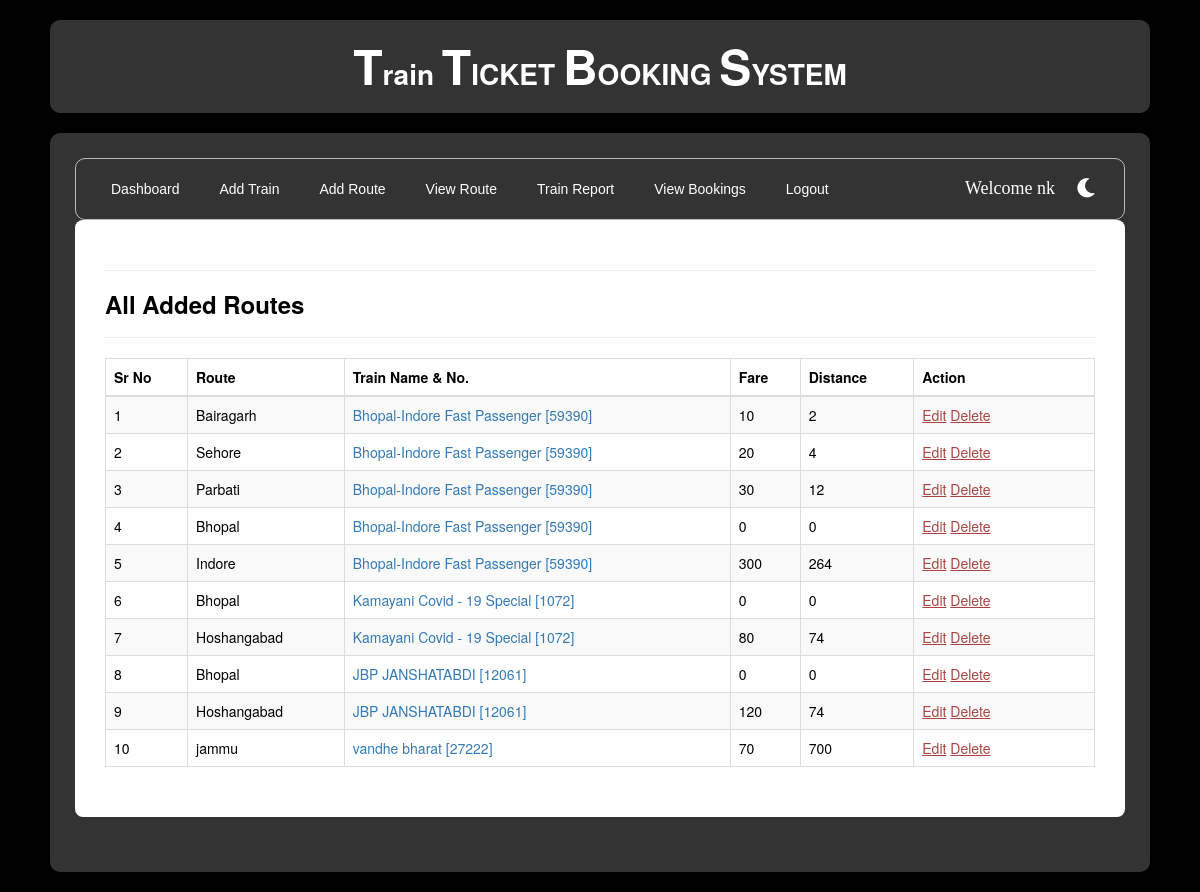
The page /availableroute/ (signed in) on the database its author committed.
### railway/models.py (models this page shows, shortened)
class Add_route(models.Model):
    train = models.ForeignKey(Add_Train,on_delete=models.CASCADE,null=True)
    route = models.CharField(max_length=100,null=True)
    distance=models.IntegerField(null=True)
    fare=models.IntegerField(null=True)

class Add_Train(models.Model):
    trainname = models.CharField(max_length=30,null=True)
    train_no = models.IntegerField(null=True)
    from_city = models.CharField(max_length=30,null=True)
    to_city = models.CharField(max_length=30,null=True)
    departuretime=models.CharField(max_length=30,null=True)
    arrivaltime=models.CharField(max_length=30,null=True)
    trevaltime=models.CharField(max_length=100,null=True)
    distance=models.IntegerField(null=True)
    img=models.FileField(null=True)

### railway/views.py (the view)
# urls.py: path('availableroute/', displayroute, name="availableroute"),
def displayroute(request):
    if not request.user.is_authenticated:
        return redirect('login')
    data = Add_route.objects.all()
    data2 = Add_Train.objects.all()
    d = {'data':data,'data2':data2}
    return render(request,"availableroute.html",d)

### railway/templates/availableroute.html (shortened to what this page needs)
{% extends 'navigation3.html' %}
{% load static %}
{% block b %}
<div class="container-fluid responsive-container">
    <hr>
    <h3><strong>All Added Routes</strong></h3>
    <hr>
    <div class="table-responsive">
        <table class="table table-bordered table-striped table-hover">
            <thead class="text-white bg-dark">
                <tr>
                    <th>Sr No</th>
                    <th>Route</th>
                    <th>Train Name & No.</th>
                    <th>Fare</th>
                    <th>Distance</th>
                    <th>Action</th>
                </tr>
            </thead>
            <tbody>
                {% for i in data %}
                <tr>
                    <td>{{ forloop.counter }}</td>
                    <td>{{ i.route }}</td>
                    <td class="text-primary">{{ i.train.trainname }} [{{ i.train.train_no }}]</td>
                    <td>{{ i.fare }}</td>
                    <td>{{ i.distance }}</td>
                    <td style="min-width: 120px;">
                        <a href="{% url 'editroute' i.id %}" class="text-danger me-2"><u>Edit</u></a>
                        <a href="{% url 'delete_route' i.id %}" class="text-danger"><u>Delete</u></a>
                    </td>
                </tr>
                {% endfor %}
            </tbody>
        </table>
    </div>
</div>
{% endblock %}

### railway/templates/navigation3.html (shortened to what this page needs)
{% extends 'head.html' %}
{% load static %}
{% block body %}
<link rel="stylesheet" href="//cdn.datatables.net/1.10.19/css/jquery.dataTables.min.css">
<ul class="admin-navbar">
  <div class="nav-left">
    <li><a href="{% url 'admindashboard' %}">Dashboard</a></li>
    <li><a href="{% url 'add_train' %}">Add Train</a></li>
    <li><a href="{% url 'add_route' %}">Add Route</a></li>
    <li><a href="{% url 'availableroute' %}">View Route</a></li>
    <li><a href="{% url 'view_train' %}">Train Report</a></li>
    <li><a href="{% url 'viewbookings' %}">View Bookings</a></li>
    <li><a href="{% url 'log_out' %}">Logout</a></li>
  </div>
  <div class="nav-right">
    <span class="welcome-msg">Welcome {{ request.user.username }}</span>
    <button class="toggle-btn" onclick="toggleTheme()">
      <i id="theme-icon" class="fa-solid fa-moon"></i>
    </button>
  </div>
</ul>
{% block b %}{% endblock %}
{% endblock %}

### railway/templates/head.html (style rules this page uses)
:root { --dark-bg: #000; --dark-text: #fff; --light-bg: #f9f9f9; --light-text: #111; --primary-dark: #333; --primary-light: #ddd; --input-bg-dark: #1a1a1a; --input-bg-light: #fff; --box-shadow: 0 0 10px rgba(0,0,0,0.3); }
body { background-color: var(--dark-bg); color: var(--dark-text); margin: 20px 50px; transition: all 0.3s ease; }

### railway/templates/navigation3.html (style rules this page uses)
.admin-navbar { list-style: none; margin: 0; padding: 10px 20px; background-color: #333; border-radius: 10px; border: 1px solid #bbb; display: flex; justify-content: space-between; align-items: center; flex-wrap: wrap; font-family: Arial, Helvetica, sans-serif; }
.nav-left { display: flex; gap: 10px; flex-wrap: wrap; }
.nav-left li { list-style: none; }
.nav-left li a { display: block; color: white; text-decoration: none; padding: 10px 15px; border-radius: 5px; transition: background-color 0.3s ease; }
.nav-right { display: flex; align-items: center; gap: 15px; }
.welcome-msg { color: white; font-size: 18px; font-family: cursive; }
.toggle-btn { background-color: transparent; border: none; font-size: 22px; cursor: pointer; }
.toggle-btn i { color: white; }

### railway/templates/availableroute.html (style rules this page uses)
.responsive-container { color: black; background-color: white; border-radius: 8px; padding: 30px; margin-bottom: 30px; overflow-x: auto; }
table { width: 100%; table-layout: auto; word-wrap: break-word; }
td, th { white-space: nowrap; }

### rows shown on the page
Add_route: route "Bairagarh", train.trainname "Bhopal-Indore Fast Passenger", train.train_no "59390", fare "10", distance "2"
Add_route: route "Sehore", train.trainname "Bhopal-Indore Fast Passenger", train.train_no "59390", fare "20", distance "4"
Add_route: route "Parbati", train.trainname "Bhopal-Indore Fast Passenger", train.train_no "59390", fare "30", distance "12"
Add_route: route "Bhopal", train.trainname "Bhopal-Indore Fast Passenger", train.train_no "59390", fare "0", distance "0"
Add_route: route "Indore", train.trainname "Bhopal-Indore Fast Passenger", train.train_no "59390", fare "300", distance "264"
Add_route: route "Bhopal", train.trainname "Kamayani Covid - 19 Special", train.train_no "1072", fare "0", distance "0"
Add_route: route "Hoshangabad", train.trainname "Kamayani Covid - 19 Special", train.train_no "1072", fare "80", distance "74"
Add_route: route "Bhopal", train.trainname "JBP JANSHATABDI", train.train_no "12061", fare "0", distance "0"
Add_route: route "Hoshangabad", train.trainname "JBP JANSHATABDI", train.train_no "12061", fare "120", distance "74"
Add_route: route "jammu", train.trainname "vandhe bharat", train.train_no "27222", fare "70", distance "700"

### other values the page prints
{{ request.user.username }} "nk"
